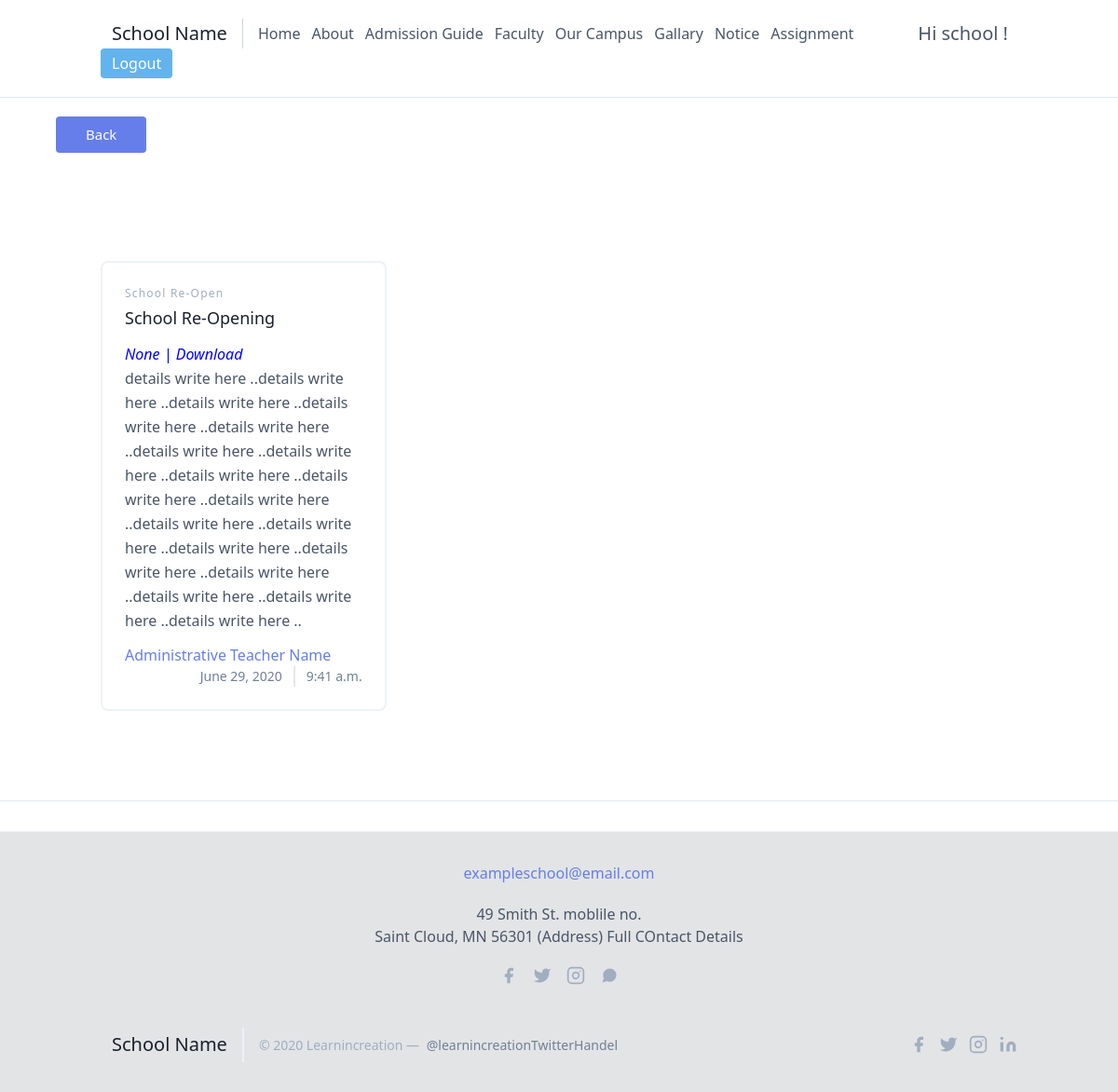
Screenshot of /notice/1/ (signed in) with the database file from the repository.
### info/models.py (models this page shows, shortened)
class Notice(models.Model):
    subject = models.CharField(max_length = 100)
    title = models.CharField(max_length = 100)
    published = models.DateTimeField(auto_now_add = True)
    author = models.CharField(max_length = 100)
    textcontent = models.TextField(null = True, blank = True)
    Filename = models.CharField(max_length = 50,null = True, blank = True)
    Fileupload = models.FileField(null = True, blank = True  )
    class Meta:
        ordering = ['-published']

### info/views.py (the view)
# urls.py: path('notice/<int:pk>/', NoticeDetailView.as_view() , name = 'notice-detail' ),
class NoticeDetailView(LoginRequiredMixin,DetailView):
    model = Notice
    template_name = 'info/notice_detail.html' #<app>/<model>_<viewtype>.html

### info/templates/info/notice_detail.html
{% extends 'info/main.html' %}
{% load static %}
{% block content %}
<a href="{% url 'notice-list' %}"><button class="text-white bg-indigo-500 border-0 py-2 px-8 focus:outline-none hover:bg-indigo-600 rounded text-lg"  style="font-size:15px;  margin:20px; margin-left:60px; ">Back</button></a>
<section class="text-gray-700 body-font">
  <div class="container px-5 py-24 mx-auto">
    <div class="flex flex-wrap -m-4">
      <div class="p-4 md:w-1/3">
        <div class="h-full border-2 border-gray-200 rounded-lg overflow-hidden">
          <div class="p-6">
            <h2 class="tracking-widest text-xs title-font font-medium text-gray-500 mb-1">{{notice.subject}}</h2>
            <h1 class="title-font text-lg font-medium text-gray-900 mb-3">{{notice.title}}</h1>
            <span class="leading-relaxed mb-3" style= 'color: blue ; font-style: italic;'><a href="/static/images/{{notice.Fileupload}}" >{{notice.Filename}} |</a></span>
            <span class=" " style= 'color: blue ; font-style: italic;'><a href="/static/images/{{notice.Fileupload}}" download>Download</a></span>
            <p class="leading-relaxed mb-3">{{notice.textcontent}}</p>
            <div class="flex items-center flex-wrap ">
              <a class="text-indigo-500 inline-flex items-center md:mb-2 lg:mb-0">{{notice.author}}</a>
              <span class="text-gray-600 mr-3 inline-flex items-center lg:ml-auto md:ml-0 ml-auto leading-none text-sm pr-3 py-1 border-r-2 border-gray-300">
                {{notice.published|date}}
              </span>
              <span class="text-gray-600 inline-flex items-center leading-none text-sm">
              {{notice.published|time}}
              </span>
            </div>
          </div>
        </div>
      </div>
    </div>
  </div>
</section>
{% endblock content %}

### info/templates/info/main.html (shortened to what this page needs)
<!DOCTYPE html>
{% load static %}
<html>
<head>
	<link href="https://unpkg.com/tailwindcss@^1.0/dist/tailwind.min.css" rel="stylesheet">
</head>
<body>
<header class="text-gray-700 body-font">
  <div class="container mx-auto flex flex-wrap p-5 flex-col md:flex-row items-center">
    <a href="{% url 'home' %}" class="flex title-font font-medium items-center text-gray-900 mb-4 md:mb-0">
      <span class="ml-3 text-xl">School Name </span>
    </a>
    <nav class="md:mr-auto md:ml-4 md:py-1 md:pl-4 md:border-l md:border-gray-400	flex flex-wrap items-center text-base justify-center">
      <a class="mr-3 hover:text-gray-900" href="{% url 'home'%}">Home </a>
      <a class="mr-3 hover:text-gray-900" href="{% url 'about'%}">About</a>
      <a class="mr-3 hover:text-gray-900" href="{% url 'admission'%}">Admission Guide </a>
      <a class="mr-3 hover:text-gray-900" href="{% url 'faculty'%}">Faculty</a>
      <a class="mr-3 hover:text-gray-900" href="{% url 'campus'%}">Our Campus </a>
      <a class="mr-3 hover:text-gray-900" href="{% url 'gallary'%}">Gallary</a>
			{% if user.is_authenticated %}
				<a class="mr-3 hover:text-gray-900" href="{% url 'notice-list'%}">Notice</a>
				<a class="mr-3 hover:text-gray-900" href="{% url 'assignment-list'%}">Assignment</a>
			{% endif %}
    </nav>
		{% if user.is_authenticated %}
		<span class="ml-3 text-xl" style="padding-right: 10px;">Hi {{user.username}} ! </span>
		<a href="{% url 'logout' %}" class="inline-flex items-center bg-blue-400 border-0 py-1 px-3 focus:outline-none hover:bg-blue-500 rounded text-white mt-4 md:mt-0">Logout
		      </svg></a>
		{% else %}
		<a href="{% url 'login' %}" class="inline-flex items-center bg-blue-400 border-0 py-1 px-3 focus:outline-none hover:bg-blue-500 rounded text-white mt-4 md:mt-0">Login</a>
		{% endif %}
  </div>
</header>
<hr>
{% block content %}
{% endblock content %}
<hr>
<footer class="text-gray-700 body-font" style="background-color: #e3e4e6">
	<div class="p-2 w-full pt-8 mt-8 border-t border-gray-200 text-center">
		<a class="text-indigo-500">exampleschool@email.com</a>
		<p class="leading-normal my-5">49 Smith St. moblile no.
			<br>Saint Cloud, MN 56301 (Address) Full COntact Details
		</p>
		<span class="inline-flex">
			<a class="text-gray-500">
				<svg fill="currentColor" stroke-linecap="round" stroke-linejoin="round" stroke-width="2" class="w-5 h-5" viewBox="0 0 24 24">
					<path d="M18 2h-3a5 5 0 00-5 5v3H7v4h3v8h4v-8h3l1-4h-4V7a1 1 0 011-1h3z"></path>
				</svg>
			</a>
			<a class="ml-4 text-gray-500">
				<svg fill="currentColor" stroke-linecap="round" stroke-linejoin="round" stroke-width="2" class="w-5 h-5" viewBox="0 0 24 24">
					<path d="M23 3a10.9 10.9 0 01-3.14 1.53 4.48 4.48 0 00-7.86 3v1A10.66 10.66 0 013 4s-4 9 5 13a11.64 11.64 0 01-7 2c9 5 20 0 20-11.5a4.5 4.5 0 00-.08-.83A7.72 7.72 0 0023 3z"></path>
				</svg>
			</a>
			<a class="ml-4 text-gray-500">
				<svg fill="none" stroke="currentColor" stroke-linecap="round" stroke-linejoin="round" stroke-width="2" class="w-5 h-5" viewBox="0 0 24 24">
					<rect width="20" height="20" x="2" y="2" rx="5" ry="5"></rect>
					<path d="M16 11.37A4 4 0 1112.63 8 4 4 0 0116 11.37zm1.5-4.87h.01"></path>
				</svg>
			</a>
			<a class="ml-4 text-gray-500">
			</a>
		</span>
	</div>
  <div class="container px-5 py-8 mx-auto flex items-center sm:flex-row flex-col">
    <a href="{% url 'home'%} " class="flex title-font font-medium items-center md:justify-start justify-center text-gray-900">
      <span class="ml-3 text-xl">School Name </span>
    </a>
    <p class="text-sm text-gray-500 sm:ml-4 sm:pl-4 sm:border-l-2 sm:border-gray-200 sm:py-2 sm:mt-0 mt-4">© 2020 Learnincreation —
      <a href="https://twitter.com/knyttneve" class="text-gray-600 ml-1" rel="noopener noreferrer" target="_blank">@learnincreationTwitterHandel</a>
    </p>
    <span class="inline-flex sm:ml-auto sm:mt-0 mt-4 justify-center sm:justify-start">
      <a class="text-gray-500">
        <svg fill="currentColor" stroke-linecap="round" stroke-linejoin="round" stroke-width="2" class="w-5 h-5" viewBox="0 0 24 24">
          <path d="M18 2h-3a5 5 0 00-5 5v3H7v4h3v8h4v-8h3l1-4h-4V7a1 1 0 011-1h3z"></path>
        </svg>
      </a>
      <a class="ml-3 text-gray-500">
        <svg fill="currentColor" stroke-linecap="round" stroke-linejoin="round" stroke-width="2" class="w-5 h-5" viewBox="0 0 24 24">
          <path d="M23 3a10.9 10.9 0 01-3.14 1.53 4.48 4.48 0 00-7.86 3v1A10.66 10.66 0 013 4s-4 9 5 13a11.64 11.64 0 01-7 2c9 5 20 0 20-11.5a4.5 4.5 0 00-.08-.83A7.72 7.72 0 0023 3z"></path>
        </svg>
      </a>
      <a class="ml-3 text-gray-500">
        <svg fill="none" stroke="currentColor" stroke-linecap="round" stroke-linejoin="round" stroke-width="2" class="w-5 h-5" viewBox="0 0 24 24">
          <rect width="20" height="20" x="2" y="2" rx="5" ry="5"></rect>
          <path d="M16 11.37A4 4 0 1112.63 8 4 4 0 0116 11.37zm1.5-4.87h.01"></path>
        </svg>
      </a>
      <a class="ml-3 text-gray-500">
        <svg fill="currentColor" stroke="currentColor" stroke-linecap="round" stroke-linejoin="round" stroke-width="0" class="w-5 h-5" viewBox="0 0 24 24">
          <path stroke="none" d="M16 8a6 6 0 016 6v7h-4v-7a2 2 0 00-2-2 2 2 0 00-2 2v7h-4v-7a6 6 0 016-6zM2 9h4v12H2z"></path>
          <circle cx="4" cy="4" r="2" stroke="none"></circle>
        </svg>
      </a>
    </span>
  </div>
</footer>
</body>
</html>

### rows the page displays
Notice: subject "School Re-Open", title "School Re-Opening", Filename "None", textcontent "details write here ..details write here ..details write here ..details write here ..details write here ..details write here ..details write here ..details write here ..details write here ..details write here ..details write here ..details write here ..details write here ..details write here ..details write here ..details write here ..details write here ..details write here ..", author "Administrative Teacher Name", published "June 29, 2020", published "9:41 a.m."

### other values shown
{{ user.username }} "school"
